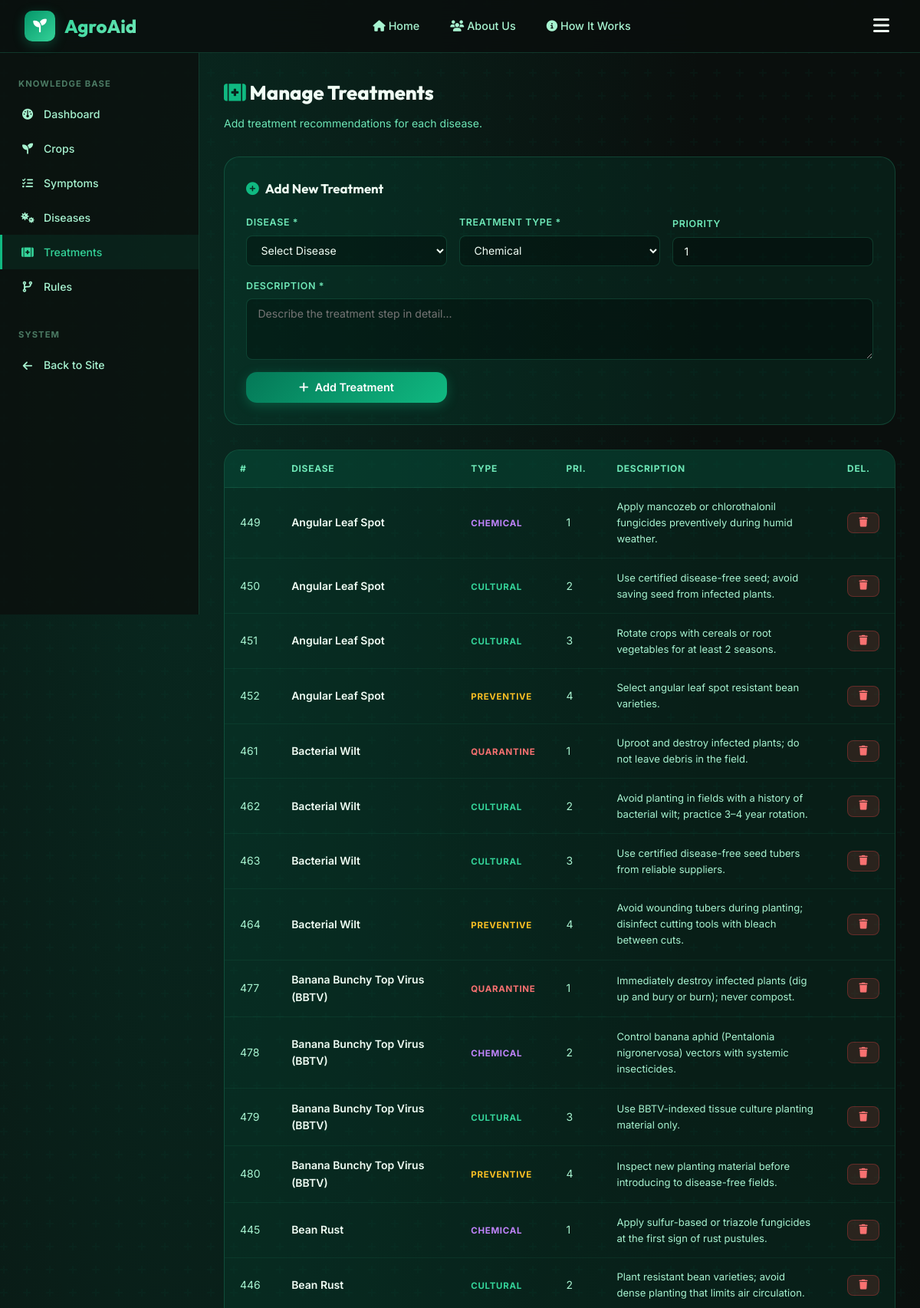
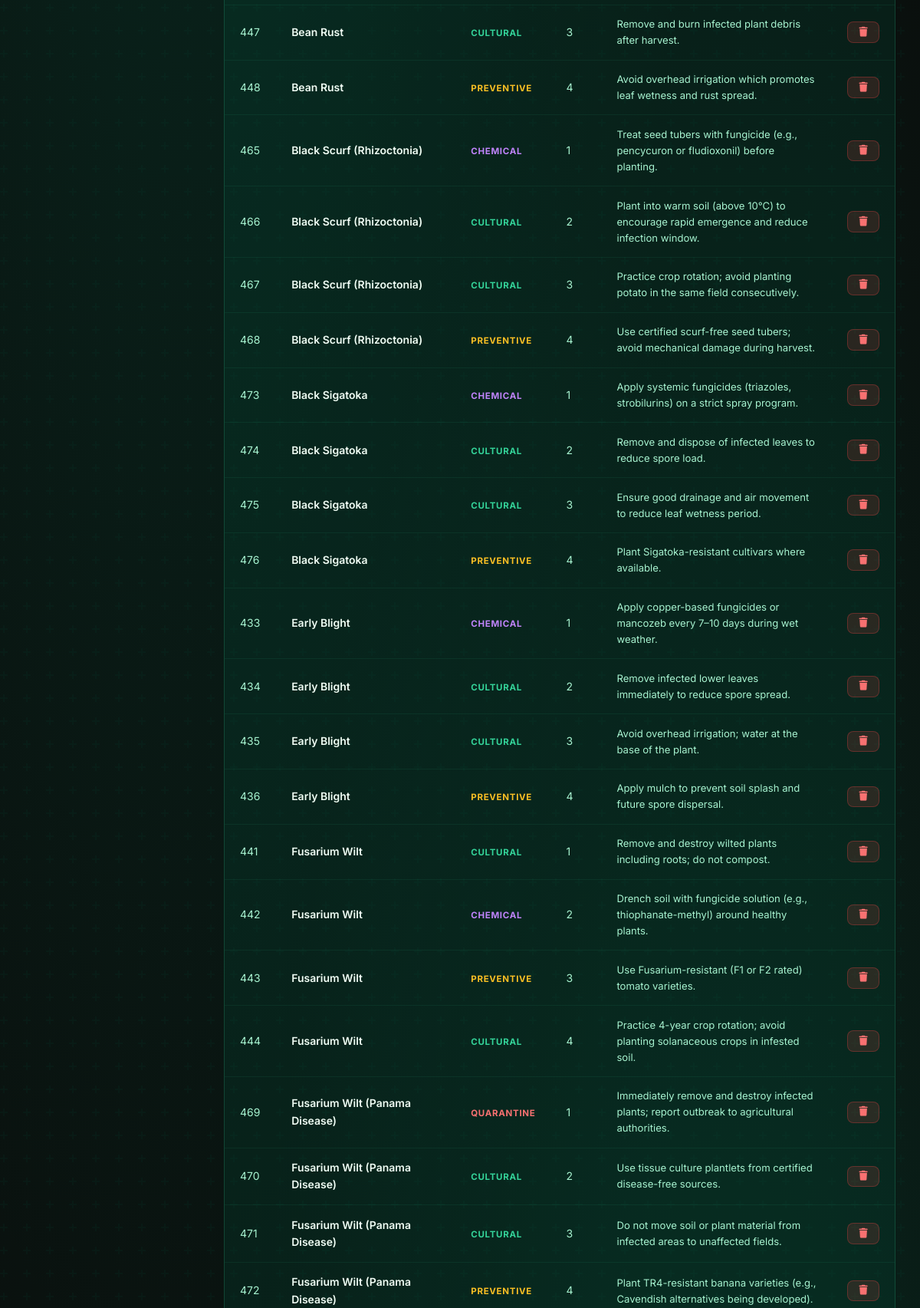
Screenshot of /admin/treatments (signed in, upper part) with the database file from the repository (2 pictures, top to bottom).
### tables this page shows
CREATE TABLE treatments (
            id INTEGER PRIMARY KEY AUTOINCREMENT,
            disease_id INTEGER NOT NULL,
            treatment_type TEXT NOT NULL,
            description TEXT NOT NULL,
            priority INTEGER DEFAULT 1,
            FOREIGN KEY (disease_id) REFERENCES diseases(id) ON DELETE CASCADE
        );

CREATE TABLE diseases (
            id INTEGER PRIMARY KEY AUTOINCREMENT,
            crop_id INTEGER NOT NULL,
            name TEXT NOT NULL,
            description TEXT,
            severity TEXT DEFAULT 'Moderate',
            FOREIGN KEY (crop_id) REFERENCES crops(id) ON DELETE CASCADE
        );

### app.py (the view, shortened to what this page needs)
@app.route('/admin/treatments', methods=['GET', 'POST'])
@login_required
def admin_treatments():
    treatments = db.get_all_treatments()
    diseases = db.get_all_diseases()
    return render_template('admin/treatments.html', treatments=treatments, diseases=diseases)

### app.py (called while the page is built)
def login_required(f):
    @wraps(f)
    def decorated_function(*args, **kwargs):
        if not session.get('logged_in'):
            flash('Please log in to access the admin panel.', 'warning')
            return redirect(url_for('login', next=request.url))
        return f(*args, **kwargs)
    return decorated_function

### database.py (called while the page is built)
def get_db():
    conn = sqlite3.connect(DB_PATH)
    conn.row_factory = sqlite3.Row
    conn.execute("PRAGMA foreign_keys = ON")
    return conn

def get_all_diseases():
    conn = get_db()
    rows = conn.execute('''
        SELECT d.*, c.name as crop_name
        FROM diseases d JOIN crops c ON d.crop_id=c.id
        ORDER BY c.name, d.name
    ''').fetchall()
    conn.close()
    return rows

def get_all_treatments():
    conn = get_db()
    rows = conn.execute('''
        SELECT t.*, d.name as disease_name
        FROM treatments t JOIN diseases d ON t.disease_id=d.id
        ORDER BY d.name, t.priority
    ''').fetchall()
    conn.close()
    return rows

### templates/admin/treatments.html (shortened to what this page needs)
{% extends "base.html" %}
{% block content %}
<div class="admin-layout">
  <aside class="admin-sidebar">
    <p class="admin-sidebar-title">Knowledge Base</p>
    <ul class="admin-nav">
      <li><a href="{{ url_for('admin_dashboard') }}"><i class="fa-solid fa-gauge"></i> Dashboard</a></li>
      <li><a href="{{ url_for('admin_crops') }}"><i class="fa-solid fa-seedling"></i> Crops</a></li>
      <li><a href="{{ url_for('admin_symptoms') }}"><i class="fa-solid fa-list-check"></i> Symptoms</a></li>
      <li><a href="{{ url_for('admin_diseases') }}"><i class="fa-solid fa-viruses"></i> Diseases</a></li>
      <li><a href="{{ url_for('admin_treatments') }}" class="active"><i class="fa-solid fa-kit-medical"></i> Treatments</a></li>
      <li><a href="{{ url_for('admin_rules') }}"><i class="fa-solid fa-code-branch"></i> Rules</a></li>
    </ul>
    <p class="admin-sidebar-title">System</p>
    <ul class="admin-nav">
      <li><a href="{{ url_for('index') }}"><i class="fa-solid fa-arrow-left"></i> Back to Site</a></li>
    </ul>
  </aside>
  <main class="admin-content">
    <h1 class="admin-page-title"><i class="fa-solid fa-kit-medical" style="color:var(--green-500)"></i> Manage Treatments</h1>
    <p class="admin-page-subtitle">Add treatment recommendations for each disease.</p>
    <div class="add-form-card">
      <div class="form-title"><i class="fa-solid fa-plus-circle"></i> Add New Treatment</div>
      <form method="POST">
        <div class="form-grid">
          <div class="form-group">
            <label>Disease *</label>
            <select name="disease_id" class="form-control" required>
              <option value="">Select Disease</option>
            </select>
          </div>
          <div class="form-group">
            <label>Treatment Type *</label>
            <select name="treatment_type" class="form-control" required>
              <option value="Chemical">Chemical</option>
            </select>
          </div>
          <div class="form-group">
            <label>Priority</label>
            <input type="number" name="priority" class="form-control" value="1" min="1" max="10">
          </div>
          <div class="form-group" style="grid-column:1/-1">
            <label>Description *</label>
            <textarea name="description" class="form-control" placeholder="Describe the treatment step in detail..." required></textarea>
          </div>
          <div class="form-group" style="align-self:end">
            <button type="submit" class="btn btn-primary"><i class="fa-solid fa-plus"></i> Add Treatment</button>
          </div>
        </div>
      </form>
    </div>
    <div class="table-wrapper">
      <table>
        <thead>
          <tr><th>#</th><th>Disease</th><th>Type</th><th>Pri.</th><th>Description</th><th>Del.</th></tr>
        </thead>
        <tbody>
          {% for t in treatments %}
          <tr>
            <td>{{ t.id }}</td>
            <td><strong>{{ t.disease_name }}</strong></td>
            <td>
              <span class="treatment-type type-{{ t.treatment_type | lower }}">{{ t.treatment_type }}</span>
            </td>
            <td>{{ t.priority }}</td>
            <td style="max-width:350px;font-size:0.82rem">{{ t.description[:120] }}{% if t.description|length > 120 %}…{% endif %}</td>
            <td>
              <form method="POST" onsubmit="return confirm('Delete this treatment?')" style="display:inline">
                <button type="submit" class="btn btn-danger btn-sm"><i class="fa-solid fa-trash"></i></button>
              </form>
            </td>
          </tr>
          {% else %}
          <tr><td colspan="6" class="text-center text-muted">No treatments yet.</td></tr>
          {% endfor %}
        </tbody>
      </table>
    </div>
  </main>
</div>
{% endblock %}

### rows the page displays
treatments: id "449", disease_name "Angular Leaf Spot", treatment_type "CHEMICAL", priority "1", description "Apply mancozeb or chlorothalonil fungicides preventively during humid weather."
treatments: id "450", disease_name "Angular Leaf Spot", treatment_type "CULTURAL", priority "2", description "Use certified disease-free seed; avoid saving seed from infected plants."
treatments: id "451", disease_name "Angular Leaf Spot", treatment_type "CULTURAL", priority "3", description "Rotate crops with cereals or root vegetables for at least 2 seasons."
treatments: id "452", disease_name "Angular Leaf Spot", treatment_type "PREVENTIVE", priority "4", description "Select angular leaf spot resistant bean varieties."
treatments: id "461", disease_name "Bacterial Wilt", treatment_type "QUARANTINE", priority "1", description "Uproot and destroy infected plants; do not leave debris in the field."
treatments: id "462", disease_name "Bacterial Wilt", treatment_type "CULTURAL", priority "2", description "Avoid planting in fields with a history of bacterial wilt; practice 3–4 year rotation."
treatments: id "463", disease_name "Bacterial Wilt", treatment_type "CULTURAL", priority "3", description "Use certified disease-free seed tubers from reliable suppliers."
treatments: id "464", disease_name "Bacterial Wilt", treatment_type "PREVENTIVE", priority "4", description "Avoid wounding tubers during planting; disinfect cutting tools with bleach between cuts."
treatments: id "477", disease_name "Banana Bunchy Top Virus (BBTV)", treatment_type "QUARANTINE", priority "1", description "Immediately destroy infected plants (dig up and bury or burn); never compost."
treatments: id "478", disease_name "Banana Bunchy Top Virus (BBTV)", treatment_type "CHEMICAL", priority "2", description "Control banana aphid (Pentalonia nigronervosa) vectors with systemic insecticides."
treatments: id "479", disease_name "Banana Bunchy Top Virus (BBTV)", treatment_type "CULTURAL", priority "3", description "Use BBTV-indexed tissue culture planting material only."
treatments: id "480", disease_name "Banana Bunchy Top Virus (BBTV)", treatment_type "PREVENTIVE", priority "4", description "Inspect new planting material before introducing to disease-free fields."
treatments: id "445", disease_name "Bean Rust", treatment_type "CHEMICAL", priority "1", description "Apply sulfur-based or triazole fungicides at the first sign of rust pustules."
treatments: id "446", disease_name "Bean Rust", treatment_type "CULTURAL", priority "2", description "Plant resistant bean varieties; avoid dense planting that limits air circulation."
treatments: id "447", disease_name "Bean Rust", treatment_type "CULTURAL", priority "3", description "Remove and burn infected plant debris after harvest."
treatments: id "448", disease_name "Bean Rust", treatment_type "PREVENTIVE", priority "4", description "Avoid overhead irrigation which promotes leaf wetness and rust spread."
treatments: id "465", disease_name "Black Scurf (Rhizoctonia)", treatment_type "CHEMICAL", priority "1", description "Treat seed tubers with fungicide (e.g., pencycuron or fludioxonil) before planting."
treatments: id "466", disease_name "Black Scurf (Rhizoctonia)", treatment_type "CULTURAL", priority "2", description "Plant into warm soil (above 10°C) to encourage rapid emergence and reduce infection window."
treatments: id "467", disease_name "Black Scurf (Rhizoctonia)", treatment_type "CULTURAL", priority "3", description "Practice crop rotation; avoid planting potato in the same field consecutively."
treatments: id "468", disease_name "Black Scurf (Rhizoctonia)", treatment_type "PREVENTIVE", priority "4", description "Use certified scurf-free seed tubers; avoid mechanical damage during harvest."
treatments: id "473", disease_name "Black Sigatoka", treatment_type "CHEMICAL", priority "1", description "Apply systemic fungicides (triazoles, strobilurins) on a strict spray program."
treatments: id "474", disease_name "Black Sigatoka", treatment_type "CULTURAL", priority "2", description "Remove and dispose of infected leaves to reduce spore load."
treatments: id "475", disease_name "Black Sigatoka", treatment_type "CULTURAL", priority "3", description "Ensure good drainage and air movement to reduce leaf wetness period."
treatments: id "476", disease_name "Black Sigatoka", treatment_type "PREVENTIVE", priority "4", description "Plant Sigatoka-resistant cultivars where available."
treatments: id "433", disease_name "Early Blight", treatment_type "CHEMICAL", priority "1", description "Apply copper-based fungicides or mancozeb every 7–10 days during wet weather."
treatments: id "434", disease_name "Early Blight", treatment_type "CULTURAL", priority "2", description "Remove infected lower leaves immediately to reduce spore spread."
treatments: id "435", disease_name "Early Blight", treatment_type "CULTURAL", priority "3", description "Avoid overhead irrigation; water at the base of the plant."
treatments: id "436", disease_name "Early Blight", treatment_type "PREVENTIVE", priority "4", description "Apply mulch to prevent soil splash and future spore dispersal."
treatments: id "441", disease_name "Fusarium Wilt", treatment_type "CULTURAL", priority "1", description "Remove and destroy wilted plants including roots; do not compost."
treatments: id "442", disease_name "Fusarium Wilt", treatment_type "CHEMICAL", priority "2", description "Drench soil with fungicide solution (e.g., thiophanate-methyl) around healthy plants."
treatments: id "443", disease_name "Fusarium Wilt", treatment_type "PREVENTIVE", priority "3", description "Use Fusarium-resistant (F1 or F2 rated) tomato varieties."
treatments: id "444", disease_name "Fusarium Wilt", treatment_type "CULTURAL", priority "4", description "Practice 4-year crop rotation; avoid planting solanaceous crops in infested soil."
treatments: id "469", disease_name "Fusarium Wilt (Panama Disease)", treatment_type "QUARANTINE", priority "1", description "Immediately remove and destroy infected plants; report outbreak to agricultural authorities."
treatments: id "470", disease_name "Fusarium Wilt (Panama Disease)", treatment_type "CULTURAL", priority "2", description "Use tissue culture plantlets from certified disease-free sources."
treatments: id "471", disease_name "Fusarium Wilt (Panama Disease)", treatment_type "CULTURAL", priority "3", description "Do not move soil or plant material from infected areas to unaffected fields."
treatments: id "472", disease_name "Fusarium Wilt (Panama Disease)", treatment_type "PREVENTIVE", priority "4", description "Plant TR4-resistant banana varieties (e.g., Cavendish alternatives being developed)."
